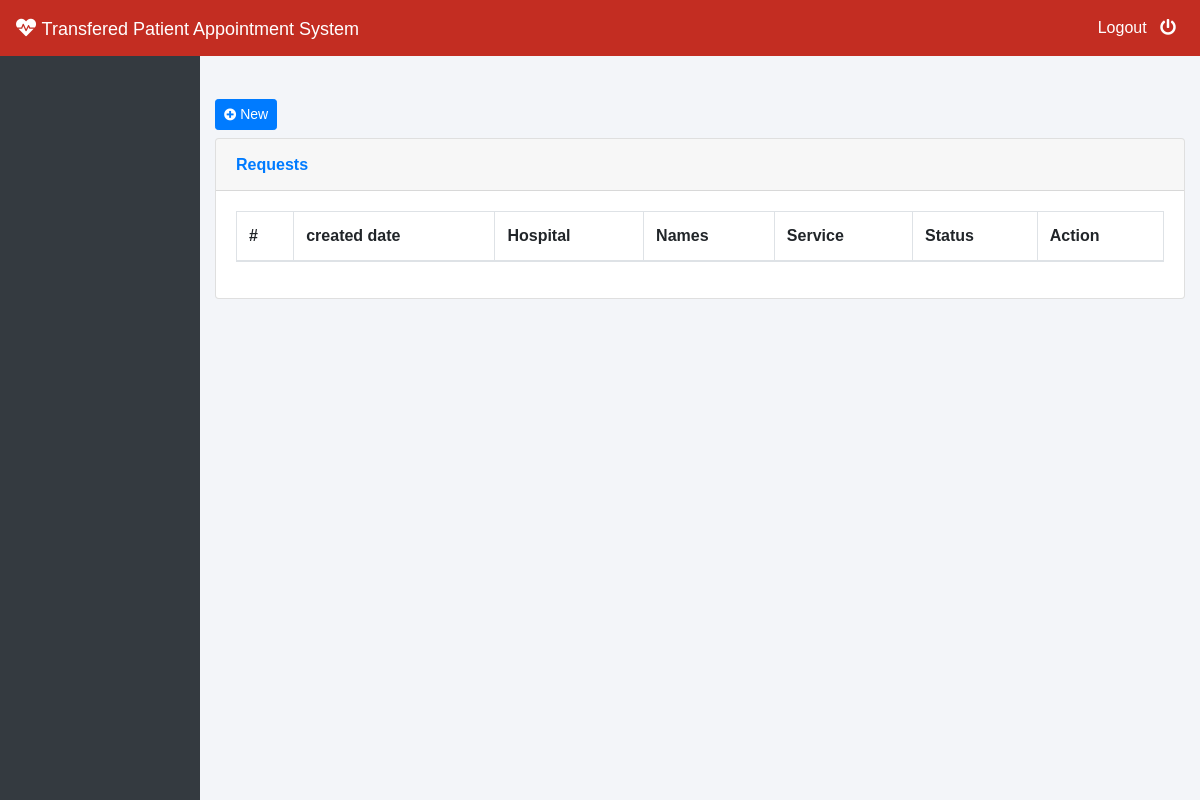
The app's page /requests/, older data.
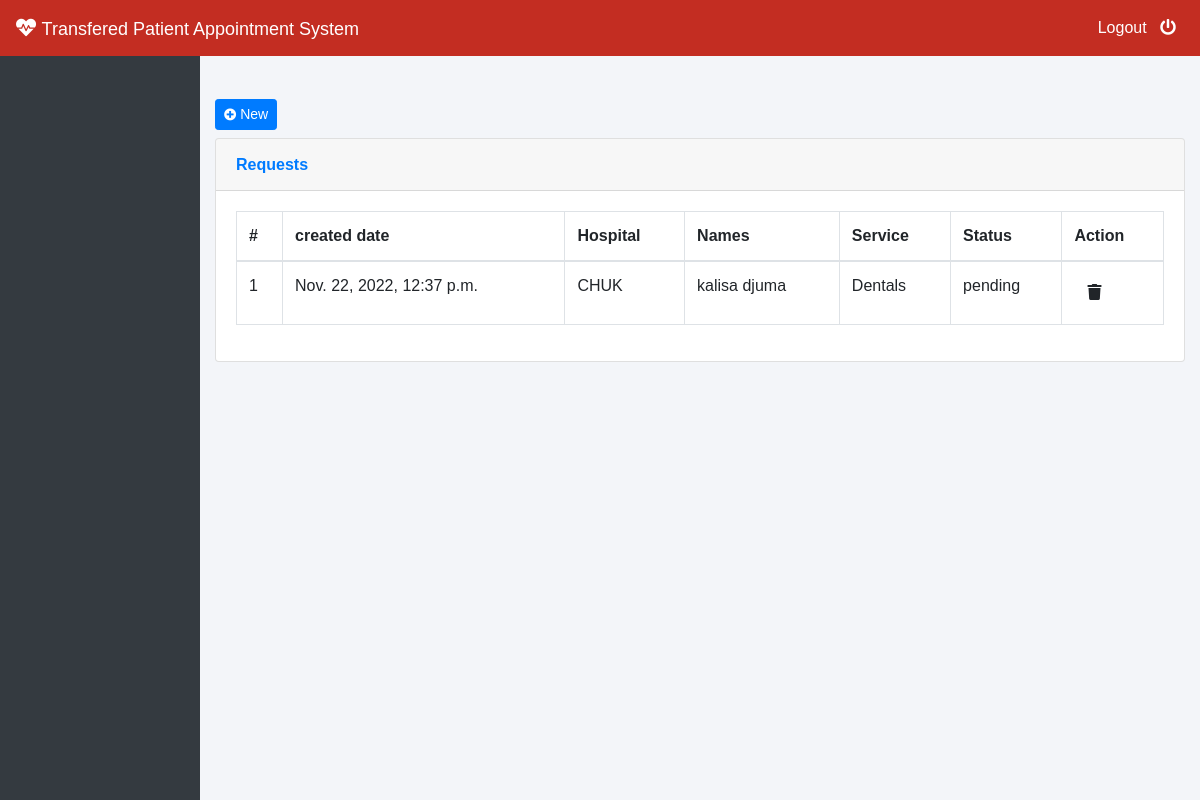
The same page, newer data.
### account/models.py (models this page shows)
class RequestAppointment(models.Model):
    STATUS = (("approved", "Approved"), ("pending", "Pending"),("canceled", "Canceled"), ("rejected", "Rejected"))
    patient=models.ForeignKey(Patient,on_delete=models.CASCADE)
    service=models.ForeignKey(Service,on_delete=models.CASCADE)
    transfer=models.ImageField(default="avatar.jpg")
    status = models.CharField(max_length=123, choices=STATUS, default="pending")
    created_date=models.DateTimeField(auto_now=True)
    def __str__(self):
        return self.patient.names

class Service(models.Model):
    name=models.CharField(max_length=255)
    hospital=models.ForeignKey(Hospital,on_delete=models.CASCADE)
    created_date=models.DateTimeField(auto_now=True)
    def __str__(self):
        return self.name

class Hospital(models.Model):
      name=models.CharField(max_length=200)
      address=models.CharField(max_length=200)
      user=models.ForeignKey(User,on_delete=models.CASCADE)
      created_date=models.DateTimeField(auto_now=True)
      class Meta:
        ordering=['-created_date']
      def __str__(self):
            return self.name

class Patient(models.Model):
    names=models.CharField(max_length=255)
    address=models.CharField(max_length=255)
    user=models.ForeignKey(User,on_delete=models.CASCADE)
    created_date=models.DateTimeField(auto_now=True)
    def __str__(self):
        return self.names

### account/views.py (the view)
# urls.py: path('requests/',views.requests,name='requests'),
def requests(request):
      appointments= RequestAppointment.objects.all()
      hospital= Hospital.objects.all()
      print(appointments)
      return render(request,'site/dashboard/requests.html',{"appointments":appointments,"hospital":hospital})

### templates/site/dashboard/requests.html (shortened to what this page needs)
    {% extends './master.html' %}
    {% block content %}
    <br><br>
       <div class="container-fluid">
        <h1 class="h3 mb-2 text-gray-800">
          {% if user.groups.first.name != "hospital" %}
            <a href="#" class="d-none d-sm-inline-block btn btn-sm btn-primary shadow-sm" data-toggle="modal" data-target="#addEmployee">
        <i class="fas fa-plus-circle fa-sm text-white-50"></i> New</a>
        {%endif%}
        </h1>
    <div class="card shadow mb-4">
      <div class="card-header py-3">
        <h6 class="m-0 font-weight-bold text-primary">Requests</h6>
      </div>
      <div class="card-body">
        <div class="table-responsive">
          <table class="table table-bordered" id="dataTable" width="100%" cellspacing="0">
            <thead>
              <tr>
                <th>#</th>
                <th>created date</th>
                <th>Hospital</th>
                <th>Names</th>
                <th>Service</th>
                <th>Status</th>
                <th>Action</th>
              </tr>
            </thead>
            <tbody>
              {% if user.groups.first.name == 'patient' %}
              {% with value=0 %}
        {% for data in appointments %}
               {% if data.patient.user.id == user.id %}
              <tr>
                <td>{{forloop.counter}}</td>
                <td>{{data.created_date}}</td>
                <td>{{data.service.hospital}}</td>
                <td>{{data.patient}}</td>
                <td>{{data.service}}</td>
                <td>{{data.status}}</td>
                <td>
                {% comment %} <a class="btn btn-datatable btn-default" href="#" data-toggle="modal" data-target="#addEmployee" title="Update Employee"><i class="fas fa-edit"></i></a> {% endcomment %}
                <a class="btn btn-datatable" title="Delete Employee" disabled onclick="if (confirm('Do yo want to delete from your employees? Press Ok to continue.')) {window.location='deleteEmployee.jsp?id=<%=rs.getString(1)%>'}"><i class="fas fa-trash"></i></a>
               </td>
              </tr>
              {% endif %}
              {% endfor%}
              {% endwith %}
              {%   else  %}
              {% with value=0 %}
              {% for data in appointments %}
                    <tr>
                      <td>{{forloop.counter}}</td>
                      <td>{{data.created_date}}</td>
                      <td>{{data.service.hospital}}</td>
                                 <td>{{data.patient}}</td>
                      <td>{{data.service}}</td>
                      <td>{{data.status}}</td>
                      <td>
                        {% if user.groups.first.name == "hospital" %}
                          <a class="btn btn-datatable btn-default" href="#" data-toggle="modal" data-target="#approve" title="Update Employee" onclick="getSingleRequest({{data.id}})"><i class="fas fa-edit"></i></a>
                          <a class="btn btn-datatable btn-default" href="#" data-toggle="modal" data-target="#viewTransfer" title="" onclick="getRequest({{data.id}})"><i class="fas fa-eye"></i></a>
                          {%else%}
                      <a class="btn btn-datatable" title="Delete Employee" disabled onclick="if (confirm('Do yo want to delete <%=rs.getString(3) %> <%=rs.getString(4) %> from your employees? Press Ok to continue.')) {window.location='deleteEmployee.jsp?id=<%=rs.getString(1)%>'}"><i class="fas fa-trash"></i></a>
                      {%endif%}
                     </td>
                    </tr>
                    {% endfor%}
                    {% endwith %}
              {% endif %}
            </tbody>
          </table>
        </div>
      </div>
    </div>
  </div>
{% endblock content %}

Row changes from the older to the newer data that the page shows:
added RequestAppointment: created_date "Nov. 22, 2022, 12:37 p.m.", service.hospital "CHUK", patient "kalisa djuma", service "Dentals", status "pending"
